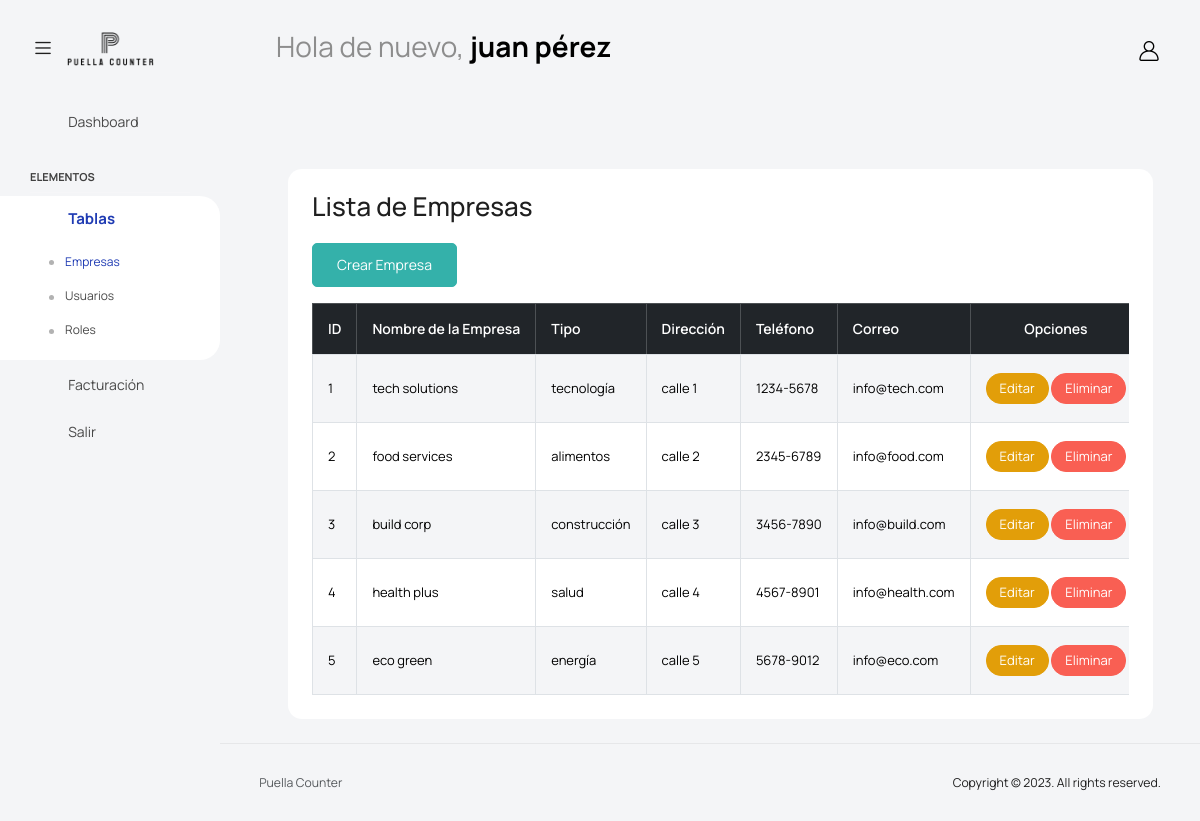
/PuellaCounter/app/views/company/company.php (signed in), run on the app's committed database.
### tables this page shows
create table tbl_company(  
	id_company int primary key auto_increment,
	company_name varchar(50) not null,
	company_type varchar(50) not null,
	company_address varchar(50) not null,
	company_phone varchar(50) not null,
	company_email varchar(50) not null
);

### PuellaCounter/app/controllers/CompanyController.php (called while the page is built, shortened)
<?php
require_once(dirname(__FILE__) . "/../../core/database.php");
require_once(dirname(__FILE__) . "/../models/CompanyModel.php");
class CompanyController
{
    private $company;
    public function __construct()
    {
        $database = new Database();
        $this->db = $database->getConnection();
        $this->company = new CompanyModel($this->db);
    }
    public function index()
    {
        $result = $this->company->getCompanies();
        $companies = $result->fetchAll(PDO::FETCH_ASSOC);
        include(dirname(__FILE__) . '/../views/company/index.php');
    }
}

### PuellaCounter/core/database.php (called while the page is built, shortened)
<?php
class Database
{
    public function getConnection()
    {
        $this->conn = null;
        try {
            $this->conn = new PDO(
                "mysql:host=" . Config::HOST . ";dbname=" . Config::DATABASE,
                Config::USER,
                Config::PASSWORD
            );
            $this->conn->exec("set names utf8");
        } catch (PDOException $ex) {
            echo "Connection error: " . $ex->getMessage();
            die();
        }
        return $this->conn;
    }
}

### PuellaCounter/app/models/CompanyModel.php (called while the page is built, shortened)
<?php
class CompanyModel
{
    private $conn;
    public function __construct($db)
    {
        $this->conn = $db;
    }
    public function getCompanies()
    {
        $query = "CALL sp_get_all_companies();";
        $stmt = $this->conn->prepare($query);
        $stmt->execute();
        return $stmt;
    }
}

### PuellaCounter/app/views/company/index.php (the view)
<?php
include '../template/header.php';
?>
<div class="container">
    <div class="card mt-5 p-4">
        <h2 class="mb-4">Lista de Empresas</h2>
        <div class="d-flex justify-content-between mb-3">
            <a href="?action=create" class="btn btn-success">Crear Empresa</a>
        </div>
        <div class="table-responsive">
            <table id="genericTable" class="table table-striped table-bordered">
                <thead class="table-dark">
                    <tr>
                        <th scope="col">ID</th>
                        <th scope="col">Nombre de la Empresa</th>
                        <th scope="col">Tipo</th>
                        <th scope="col">Dirección</th>
                        <th scope="col">Teléfono</th>
                        <th scope="col">Correo</th>
                        <th scope="col" class="text-center">Opciones</th>
                    </tr>
                </thead>
                <tbody>
                    <?php foreach ($companies as $company): ?>
                        <tr>
                            <td><?= htmlspecialchars($company['id_company']); ?></td>
                            <td><?= htmlspecialchars($company['company_name']); ?></td>
                            <td><?= htmlspecialchars($company['company_type']); ?></td>
                            <td><?= htmlspecialchars($company['company_address']); ?></td>
                            <td><?= htmlspecialchars($company['company_phone']); ?></td>
                            <td><?= htmlspecialchars($company['company_email']); ?></td>
                            <td class="text-center">
                                <a href="?action=edit&id=<?= $company['id_company'] ?>" class="btn btn-warning btn-sm">Editar</a>
                                <a href="?action=delete&id=<?= $company['id_company'] ?>" class="btn btn-danger btn-sm">Eliminar</a>
                            </td>
                        </tr>
                    <?php endforeach; ?>
                </tbody>
            </table>
        </div>
    </div>
</div>
<?php include '../template/footer.php'; ?>

### data on the page
tbl_company: id_company "1", company_name "tech solutions", company_type "tecnología", company_address "calle 1", company_phone "1234-5678", company_email "info@tech.com"
tbl_company: id_company "2", company_name "food services", company_type "alimentos", company_address "calle 2", company_phone "2345-6789", company_email "info@food.com"
tbl_company: id_company "3", company_name "build corp", company_type "construcción", company_address "calle 3", company_phone "3456-7890", company_email "info@build.com"
tbl_company: id_company "4", company_name "health plus", company_type "salud", company_address "calle 4", company_phone "4567-8901", company_email "info@health.com"
tbl_company: id_company "5", company_name "eco green", company_type "energía", company_address "calle 5", company_phone "5678-9012", company_email "info@eco.com"

### other printed values
$_SESSION["userName"] "juan pérez"
